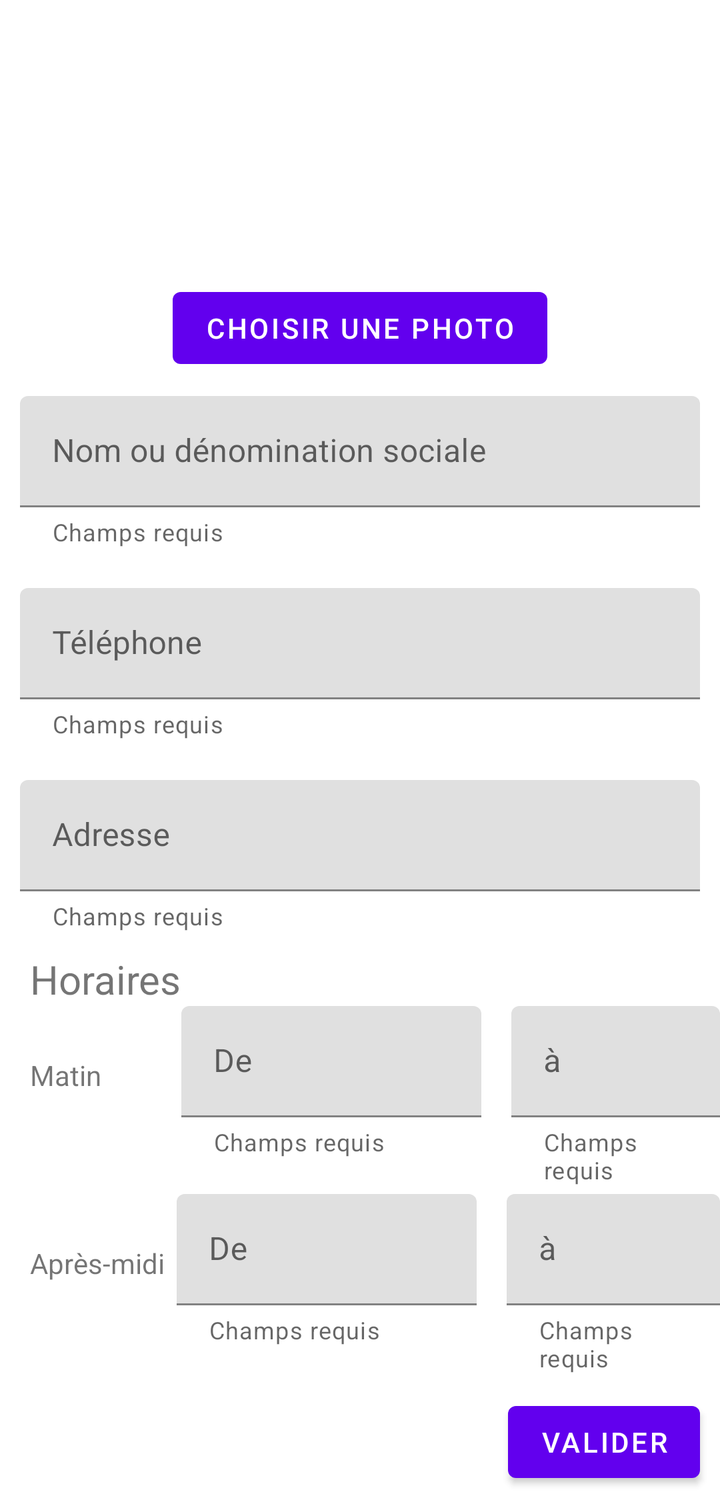
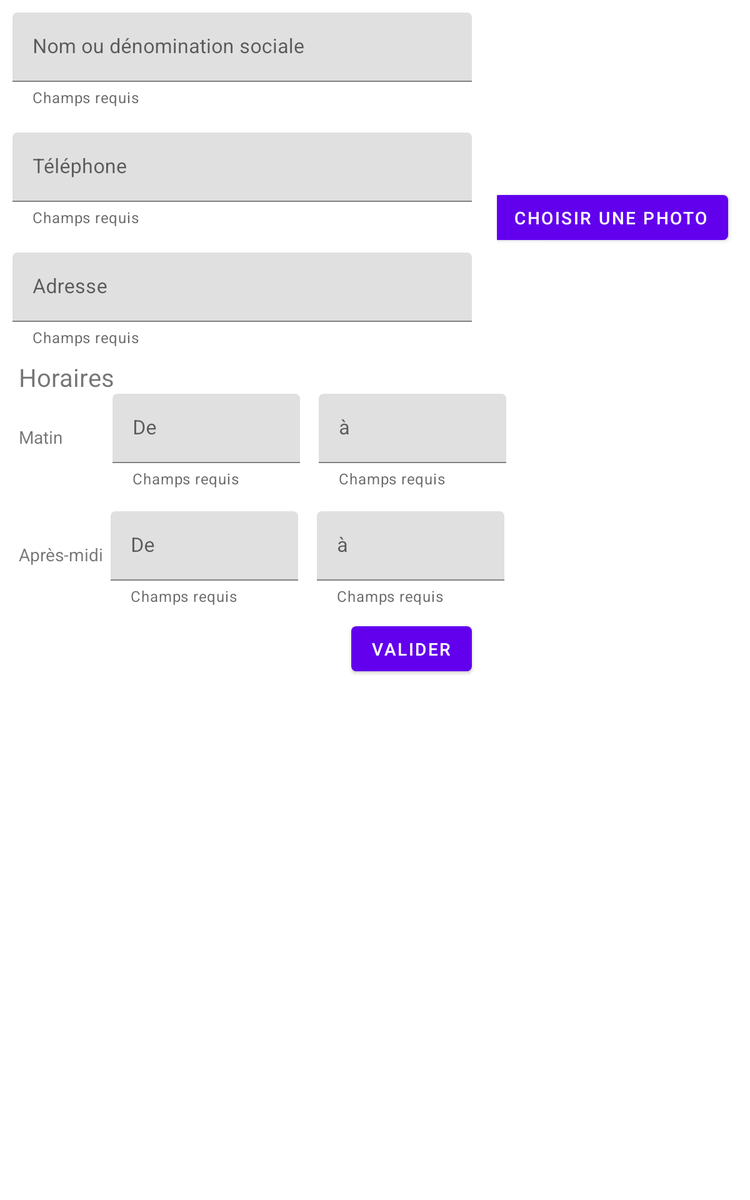

First picture: res/layout/ on a phone held upright. Second picture: the repository's own variant of that layout, on a device whose configuration matches the variant's folder. Source for both follows.
<!-- AndroidManifest.xml: application theme Theme.ProjetIHM -->
<!-- res/layout/fragment_seller_form.xml -->
<?xml version="1.0" encoding="utf-8"?>
<ScrollView
	xmlns:android="http://schemas.android.com/apk/res/android"
	xmlns:app="http://schemas.android.com/apk/res-auto"
	xmlns:tools="http://schemas.android.com/tools"
	android:layout_width="match_parent"
	android:layout_height="match_parent"
	tools:context=".fragments.usercreation.SellerFormFragment"
	>

	<RelativeLayout
		android:layout_width="match_parent"
		android:layout_height="wrap_content" >

		<ImageView
			android:id="@+id/if_profile_img"
			android:layout_width="150dp"
			android:layout_height="125dp"
			android:layout_marginTop="10dp"
			android:layout_marginEnd="10dp"
			android:layout_centerHorizontal="true"
			android:layout_alignParentTop="true"
			android:contentDescription="@string/content_description"
			android:src="@mipmap/avatar_person"
			/>

		<com.google.android.material.button.MaterialButton
			android:id="@+id/btn_choose_img"
			android:layout_width="wrap_content"
			android:layout_height="wrap_content"
			android:layout_marginTop="5dp"
			android:layout_marginEnd="5dp"
			android:layout_below="@+id/if_profile_img"
			android:layout_centerHorizontal="true"
			android:text="@string/edit_profile_choose_img_btn"
			/>

		<com.google.android.material.textfield.TextInputLayout
			android:id="@+id/name_field"
			android:layout_width="match_parent"
			android:layout_height="wrap_content"
			android:layout_margin="10dp"
			android:layout_below="@+id/btn_choose_img"
			android:layout_centerHorizontal="true"
			android:hint="@string/seller_name_field_hint"
			app:errorEnabled="true"
			app:helperTextEnabled="true"
			app:helperText="@string/required_field"
			>

			<com.google.android.material.textfield.TextInputEditText
				android:layout_width="match_parent"
				android:layout_height="wrap_content"
				/>

		</com.google.android.material.textfield.TextInputLayout>

		<com.google.android.material.textfield.TextInputLayout
			android:id="@+id/phone_field"
			android:layout_width="match_parent"
			android:layout_height="wrap_content"
			android:layout_margin="10dp"
			android:layout_below="@+id/name_field"
			android:layout_centerHorizontal="true"
			android:hint="@string/user_phone_field_hint"
			app:errorEnabled="true"
			app:helperTextEnabled="true"
			app:helperText="@string/required_field"
			>

			<com.google.android.material.textfield.TextInputEditText
				android:layout_width="match_parent"
				android:layout_height="wrap_content"
				android:inputType="phone"
				/>

		</com.google.android.material.textfield.TextInputLayout>

		<com.google.android.material.textfield.TextInputLayout
			android:id="@+id/address_field"
			android:layout_width="match_parent"
			android:layout_height="wrap_content"
			android:layout_margin="10dp"
			android:layout_below="@+id/phone_field"
			android:layout_centerHorizontal="true"
			android:hint="@string/seller_address_field_hint"
			app:errorEnabled="true"
			app:helperTextEnabled="true"
			app:helperText="@string/required_field"
			>

			<com.google.android.material.textfield.TextInputEditText
				android:layout_width="match_parent"
				android:layout_height="wrap_content"
				/>

		</com.google.android.material.textfield.TextInputLayout>

		<com.google.android.material.textview.MaterialTextView
			android:id="@+id/timetable_title"
			android:layout_width="wrap_content"
			android:layout_height="wrap_content"
			android:layout_below="@+id/address_field"
			android:layout_alignParentStart="true"
			android:layout_marginStart="15dp"
			android:text="@string/seller_timetable_field_title"
			android:textSize="20sp"
			/>

		<com.google.android.material.textview.MaterialTextView
			android:id="@+id/morning_timetable_title"
			android:layout_width="wrap_content"
			android:layout_height="wrap_content"
			android:layout_below="@id/timetable_title"
			android:layout_alignParentStart="true"
			android:layout_marginStart="15dp"
			android:layout_marginTop="25dp"
			android:layout_marginBottom="50dp"
			android:text="@string/seller_timetable_morning_field_title"
			/>

		<com.google.android.material.textfield.TextInputLayout
			android:id="@+id/morning_from_field"
			android:layout_width="150dp"
			android:layout_height="wrap_content"
			android:layout_marginStart="40dp"
			android:layout_below="@+id/timetable_title"
			android:layout_toEndOf="@+id/morning_timetable_title"
			android:hint="@string/seller_timetable_from_field_hint"
			app:errorEnabled="true"
			app:helperTextEnabled="true"
			app:helperText="@string/required_field"
			>

			<com.google.android.material.textfield.TextInputEditText
				android:id="@+id/morning_start_time"
				android:layout_width="match_parent"
				android:layout_height="wrap_content"
				android:focusable="false"
				/>

		</com.google.android.material.textfield.TextInputLayout>

		<com.google.android.material.textfield.TextInputLayout
			android:id="@+id/morning_to_field"
			android:layout_width="150dp"
			android:layout_height="wrap_content"
			android:layout_marginStart="15dp"
			android:layout_below="@+id/timetable_title"
			android:layout_toEndOf="@+id/morning_from_field"
			android:hint="@string/seller_timetable_to_field_hint"
			app:errorEnabled="true"
			app:helperTextEnabled="true"
			app:helperText="@string/required_field"
			>

			<com.google.android.material.textfield.TextInputEditText
				android:id="@+id/morning_end_time"
				android:layout_width="match_parent"
				android:layout_height="wrap_content"
				android:focusable="false"
				/>

		</com.google.android.material.textfield.TextInputLayout>

		<com.google.android.material.textview.MaterialTextView
			android:id="@+id/afternoon_timetable_title"
			android:layout_width="wrap_content"
			android:layout_height="wrap_content"
			android:layout_below="@id/morning_timetable_title"
			android:layout_alignParentStart="true"
			android:layout_marginStart="15dp"
			android:layout_marginTop="25dp"
			android:text="@string/seller_timetable_afternoon_title"
			/>

		<com.google.android.material.textfield.TextInputLayout
			android:id="@+id/afternoon_from_field"
			android:layout_width="150dp"
			android:layout_height="wrap_content"
			android:layout_marginStart="6dp"
			android:layout_below="@+id/morning_timetable_title"
			android:layout_toEndOf="@+id/afternoon_timetable_title"
			android:hint="@string/seller_timetable_from_field_hint"
			app:errorEnabled="true"
			app:helperTextEnabled="true"
			app:helperText="@string/required_field"
			>

			<com.google.android.material.textfield.TextInputEditText
				android:id="@+id/afternoon_start_time"
				android:layout_width="match_parent"
				android:layout_height="wrap_content"
				android:focusable="false"
				/>

		</com.google.android.material.textfield.TextInputLayout>

		<com.google.android.material.textfield.TextInputLayout
			android:id="@+id/afternoon_to_field"
			android:layout_width="150dp"
			android:layout_height="wrap_content"
			android:layout_marginStart="15dp"
			android:layout_below="@+id/morning_timetable_title"
			android:layout_toEndOf="@+id/afternoon_from_field"
			android:hint="@string/seller_timetable_to_field_hint"
			app:errorEnabled="true"
			app:helperTextEnabled="true"
			app:helperText="@string/required_field"
			>

			<com.google.android.material.textfield.TextInputEditText
				android:id="@+id/afternoon_end_time"
				android:layout_width="match_parent"
				android:layout_height="wrap_content"
				android:focusable="false"
				/>

		</com.google.android.material.textfield.TextInputLayout>

		<com.google.android.material.button.MaterialButton
			android:id="@+id/validate_btn"
			android:layout_width="wrap_content"
			android:layout_height="wrap_content"
			android:layout_below="@+id/afternoon_to_field"
			android:layout_alignParentEnd="true"
			android:layout_margin="10dp"
			android:text="@string/validate_btn"
			/>
	</RelativeLayout>

</ScrollView>
<!-- resources referenced by this layout -->
<resources>
  <string name="content_description">Nothing</string>
  <string name="edit_profile_choose_img_btn">Choisir une photo</string>
  <string name="required_field">Champs requis</string>
  <string name="seller_address_field_hint">Adresse</string>
  <string name="seller_name_field_hint">Nom ou dénomination sociale</string>
  <string name="seller_timetable_afternoon_title">Après-midi</string>
  <string name="seller_timetable_field_title">Horaires</string>
  <string name="seller_timetable_from_field_hint">De</string>
  <string name="seller_timetable_morning_field_title">Matin</string>
  <string name="seller_timetable_to_field_hint">à</string>
  <string name="user_phone_field_hint">Téléphone</string>
  <string name="validate_btn">Valider</string>
  <style name="Theme.ProjetIHM" parent="Theme.MaterialComponents.DayNight.DarkActionBar">
  		
  		<item name="colorPrimary">@color/purple_500</item>
  		<item name="colorPrimaryVariant">@color/purple_700</item>
  		<item name="colorOnPrimary">@color/white</item>
  		
  		<item name="colorSecondary">@color/teal_200</item>
  		<item name="colorSecondaryVariant">@color/teal_700</item>
  		<item name="colorOnSecondary">@color/black</item>
  		
  		<item name="android:statusBarColor" tools:targetApi="l">?attr/colorPrimaryVariant</item>
  		
  	</style>
  <color name="purple_500">#FF6200EE</color>
  <color name="purple_700">#FF3700B3</color>
  <color name="white">#FFFFFFFF</color>
  <color name="teal_200">#FF03DAC5</color>
  <color name="teal_700">#FF018786</color>
  <color name="black">#FF000000</color>
</resources>
<!-- res/layout-large/fragment_seller_form.xml (the repository's variant of the layout above) -->
<!-- drawn on a 7-inch tablet held upright -->
<?xml version="1.0" encoding="utf-8"?>
<ScrollView
	xmlns:android="http://schemas.android.com/apk/res/android"
	xmlns:app="http://schemas.android.com/apk/res-auto"
	xmlns:tools="http://schemas.android.com/tools"
	android:layout_width="match_parent"
	android:layout_height="match_parent"
	tools:context=".fragments.usercreation.SellerFormFragment"
	>

	<RelativeLayout
		android:layout_width="match_parent"
		android:layout_height="wrap_content" >

		<LinearLayout
			android:id="@+id/img_container"
			android:layout_width="wrap_content"
			android:layout_height="wrap_content"
			android:layout_alignParentEnd="true"
			android:layout_alignParentTop="true"
			android:padding="10dp"
			android:orientation="vertical"
			android:gravity="center"
			>

			<ImageView
				android:id="@+id/if_profile_img"
				android:layout_width="150dp"
				android:layout_height="125dp"
				android:layout_marginTop="10dp"
				android:layout_marginEnd="10dp"
				android:contentDescription="@string/content_description"
				android:src="@mipmap/avatar_person"
				/>

			<com.google.android.material.button.MaterialButton
				android:id="@+id/btn_choose_img"
				android:layout_width="wrap_content"
				android:layout_height="wrap_content"
				android:layout_marginTop="5dp"
				android:layout_marginEnd="5dp"
				android:text="@string/edit_profile_choose_img_btn"
				/>
		</LinearLayout>

		<com.google.android.material.textfield.TextInputLayout
			android:id="@+id/name_field"
			android:layout_width="match_parent"
			android:layout_height="wrap_content"
			android:layout_margin="10dp"
			android:layout_alignParentTop="true"
			android:layout_centerHorizontal="true"
			android:layout_toStartOf="@+id/img_container"
			android:hint="@string/seller_name_field_hint"
			app:errorEnabled="true"
			app:helperTextEnabled="true"
			app:helperText="@string/required_field"
			>

			<com.google.android.material.textfield.TextInputEditText
				android:layout_width="match_parent"
				android:layout_height="wrap_content"
				/>

		</com.google.android.material.textfield.TextInputLayout>

		<com.google.android.material.textfield.TextInputLayout
			android:id="@+id/phone_field"
			android:layout_width="match_parent"
			android:layout_height="wrap_content"
			android:layout_margin="10dp"
			android:layout_below="@+id/name_field"
			android:layout_centerHorizontal="true"
			android:layout_toStartOf="@+id/img_container"
			android:hint="@string/user_phone_field_hint"
			app:errorEnabled="true"
			app:helperTextEnabled="true"
			app:helperText="@string/required_field"
			>

			<com.google.android.material.textfield.TextInputEditText
				android:layout_width="match_parent"
				android:layout_height="wrap_content"
				android:inputType="phone"
				/>

		</com.google.android.material.textfield.TextInputLayout>

		<com.google.android.material.textfield.TextInputLayout
			android:id="@+id/address_field"
			android:layout_width="match_parent"
			android:layout_height="wrap_content"
			android:layout_margin="10dp"
			android:layout_below="@+id/phone_field"
			android:layout_centerHorizontal="true"
			android:layout_toStartOf="@+id/img_container"
			android:hint="@string/seller_address_field_hint"
			app:errorEnabled="true"
			app:helperTextEnabled="true"
			app:helperText="@string/required_field"
			>

			<com.google.android.material.textfield.TextInputEditText
				android:layout_width="match_parent"
				android:layout_height="wrap_content"
				/>

		</com.google.android.material.textfield.TextInputLayout>

		<com.google.android.material.textview.MaterialTextView
			android:id="@+id/timetable_title"
			android:layout_width="wrap_content"
			android:layout_height="wrap_content"
			android:layout_below="@+id/address_field"
			android:layout_alignParentStart="true"
			android:layout_marginStart="15dp"
			android:text="@string/seller_timetable_field_title"
			android:textSize="20sp"
			/>

		<com.google.android.material.textview.MaterialTextView
			android:id="@+id/morning_timetable_title"
			android:layout_width="wrap_content"
			android:layout_height="wrap_content"
			android:layout_below="@id/timetable_title"
			android:layout_alignParentStart="true"
			android:layout_marginStart="15dp"
			android:layout_marginTop="25dp"
			android:layout_marginBottom="50dp"
			android:text="@string/seller_timetable_morning_field_title"
			/>

		<com.google.android.material.textfield.TextInputLayout
			android:id="@+id/morning_from_field"
			android:layout_width="150dp"
			android:layout_height="wrap_content"
			android:layout_marginStart="40dp"
			android:layout_below="@+id/timetable_title"
			android:layout_toEndOf="@+id/morning_timetable_title"
			android:hint="@string/seller_timetable_from_field_hint"
			app:errorEnabled="true"
			app:helperTextEnabled="true"
			app:helperText="@string/required_field"
			>

			<com.google.android.material.textfield.TextInputEditText
				android:id="@+id/morning_start_time"
				android:layout_width="match_parent"
				android:layout_height="wrap_content"
				android:focusable="false"
				/>

		</com.google.android.material.textfield.TextInputLayout>

		<com.google.android.material.textfield.TextInputLayout
			android:id="@+id/morning_to_field"
			android:layout_width="150dp"
			android:layout_height="wrap_content"
			android:layout_marginStart="15dp"
			android:layout_below="@+id/timetable_title"
			android:layout_toEndOf="@+id/morning_from_field"
			android:hint="@string/seller_timetable_to_field_hint"
			app:errorEnabled="true"
			app:helperTextEnabled="true"
			app:helperText="@string/required_field"
			>

			<com.google.android.material.textfield.TextInputEditText
				android:id="@+id/morning_end_time"
				android:layout_width="match_parent"
				android:layout_height="wrap_content"
				android:focusable="false"
				/>

		</com.google.android.material.textfield.TextInputLayout>

		<com.google.android.material.textview.MaterialTextView
			android:id="@+id/afternoon_timetable_title"
			android:layout_width="wrap_content"
			android:layout_height="wrap_content"
			android:layout_below="@id/morning_timetable_title"
			android:layout_alignParentStart="true"
			android:layout_marginStart="15dp"
			android:layout_marginTop="25dp"
			android:text="@string/seller_timetable_afternoon_title"
			/>

		<com.google.android.material.textfield.TextInputLayout
			android:id="@+id/afternoon_from_field"
			android:layout_width="150dp"
			android:layout_height="wrap_content"
			android:layout_marginStart="6dp"
			android:layout_below="@+id/morning_timetable_title"
			android:layout_toEndOf="@+id/afternoon_timetable_title"
			android:hint="@string/seller_timetable_from_field_hint"
			app:errorEnabled="true"
			app:helperTextEnabled="true"
			app:helperText="@string/required_field"
			>

			<com.google.android.material.textfield.TextInputEditText
				android:id="@+id/afternoon_start_time"
				android:layout_width="match_parent"
				android:layout_height="wrap_content"
				android:focusable="false"
				/>

		</com.google.android.material.textfield.TextInputLayout>

		<com.google.android.material.textfield.TextInputLayout
			android:id="@+id/afternoon_to_field"
			android:layout_width="150dp"
			android:layout_height="wrap_content"
			android:layout_marginStart="15dp"
			android:layout_below="@+id/morning_timetable_title"
			android:layout_toEndOf="@+id/afternoon_from_field"
			android:hint="@string/seller_timetable_to_field_hint"
			app:errorEnabled="true"
			app:helperTextEnabled="true"
			app:helperText="@string/required_field"
			>

			<com.google.android.material.textfield.TextInputEditText
				android:id="@+id/afternoon_end_time"
				android:layout_width="match_parent"
				android:layout_height="wrap_content"
				android:focusable="false"
				/>

		</com.google.android.material.textfield.TextInputLayout>

		<com.google.android.material.button.MaterialButton
			android:id="@+id/validate_btn"
			android:layout_width="wrap_content"
			android:layout_height="wrap_content"
			android:layout_below="@+id/afternoon_to_field"
			android:layout_toStartOf="@+id/img_container"
			android:layout_margin="10dp"
			android:text="@string/validate_btn"
			/>
	</RelativeLayout>

</ScrollView>
